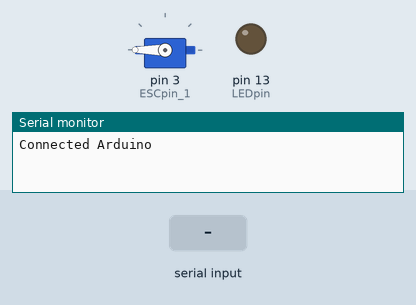
Simulated run of this sketch. Board: Arduino Uno, built with avr-gcc and run on an emulated ATmega328P. Parts: servo, output pins drawn as LEDs (lit = HIGH), the last lines printed to the serial monitor. The inputs (shaded band) are chosen by the test bench.

Above: at 0.1 s.
At 3.1 s:
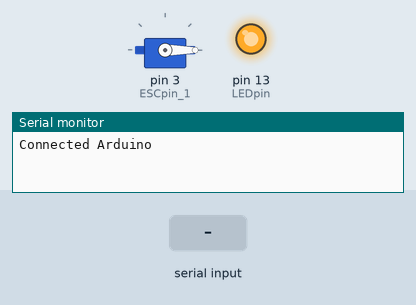
At 4.7 s:
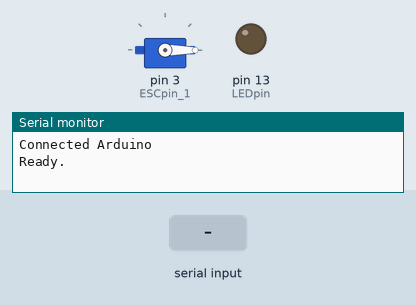
4.8 s: "90,45\n" received over Serial
Timing chart, 0 to 7.8 s (numbered marks = the images above; inputs shaded):
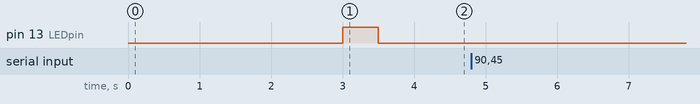

The sketch:

arduino.ino
```cpp
#include <Servo.h>

#define LEDpin LED_BUILTIN
#define ESCpin_1 3 //PWM

Servo ESC_1;

int v = 0;
int vr = 0;

void armESC(){
  ESC_1.writeMicroseconds(2000);
  delay(1000);
  ESC_1.writeMicroseconds(1000);
  delay(2000);
}

void setup() {
  Serial.begin(9600);
  Serial.println("Connected Arduino");
  ESC_1.attach(ESCpin_1, 1000, 2000);
  armESC();
  pinMode(LEDpin,OUTPUT);
  digitalWrite(LEDpin,1);
  delay(500);
  digitalWrite(LEDpin,0);
  Serial.println("Ready.");
}

void loop() {
   int data = -1;
   if (Serial.available()){
     data = Serial.read() - '0';
   }
   switch (data){
   case 1:
    if(v < 100){
        v = v + 10;
        delay(10);
        Serial.print(v);
        Serial.println(" %");
      }else Serial.println("100 %");
      break;
    case 0://problem
      if(v != 0){
        v = v - 10;
        Serial.print(v);
        Serial.println(" %");
      }else Serial.println("0 %");
      break;
    //default:
    //  Serial.println("Err");
    vr = map(v, 0, 100, 1000, 2000);
    ESC_1.writeMicroseconds(vr);
  }
}
```
